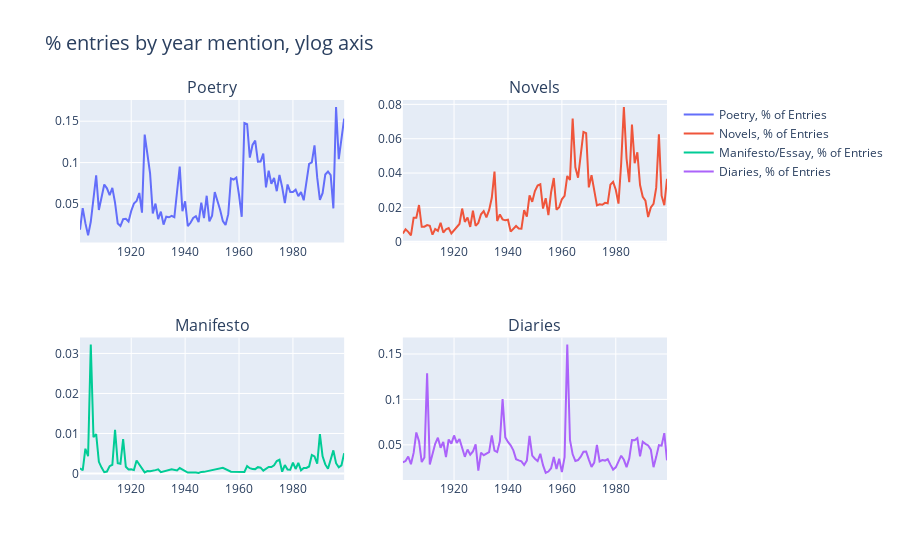

Notebook source saved alongside this figure:
### Code cell
fig = make_subplots(rows=2, cols=2,
          subplot_titles=("Poetry","Novels", "Manifesto", "Diaries"))

fig.add_trace(cats2scatter_normed(df_stikhi, 'Poetry, % of Entries'), row=1, col=1)
fig.add_trace(cats2scatter_normed(df_roman, 'Novels, % of Entries'), row=1, col=2)
fig.add_trace(cats2scatter_normed(df_manifest, 'Manifesto/Essay, % of Entries'), row=2, col=1)
fig.add_trace(cats2scatter_normed(df_dnevnik, 'Diaries, % of Entries'), row=2, col=2)

#fig.update_yaxes(type="log")

fig.update_layout(title_text="% entries by year mention",
                  title_font_size=20)
